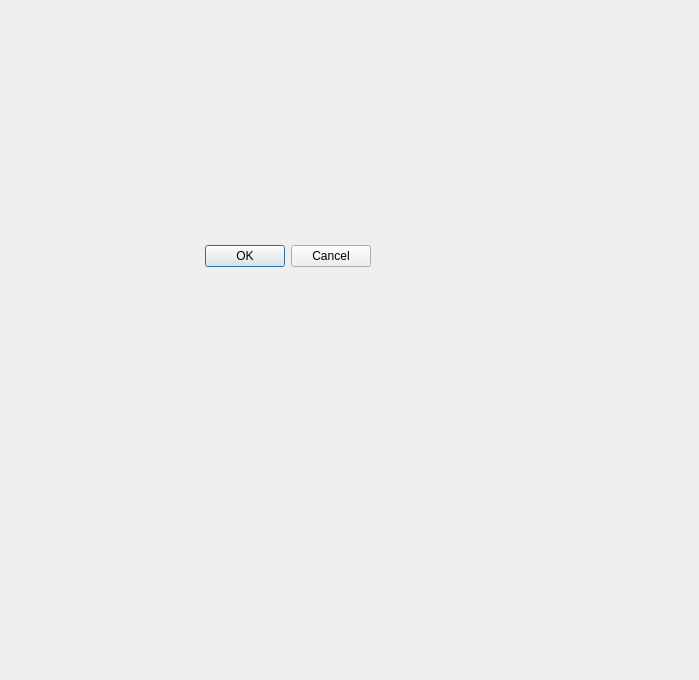
<?xml version="1.0" encoding="UTF-8"?>
<ui version="4.0">
 <class>Dialog</class>
 <widget class="QDialog" name="Dialog">
  <property name="geometry">
   <rect>
    <x>0</x>
    <y>0</y>
    <width>699</width>
    <height>680</height>
   </rect>
  </property>
  <property name="windowTitle">
   <string>Dialog</string>
  </property>
  <widget class="QDialogButtonBox" name="buttonBox">
   <property name="geometry">
    <rect>
     <x>30</x>
     <y>240</y>
     <width>341</width>
     <height>32</height>
    </rect>
   </property>
   <property name="orientation">
    <enum>Qt::Horizontal</enum>
   </property>
   <property name="standardButtons">
    <set>QDialogButtonBox::Cancel|QDialogButtonBox::Ok</set>
   </property>
  </widget>
 </widget>
 <resources/>
 <connections>
  <connection>
   <sender>buttonBox</sender>
   <signal>accepted()</signal>
   <receiver>Dialog</receiver>
   <slot>accept()</slot>
   <hints>
    <hint type="sourcelabel">
     <x>248</x>
     <y>254</y>
    </hint>
    <hint type="destinationlabel">
     <x>157</x>
     <y>274</y>
    </hint>
   </hints>
  </connection>
  <connection>
   <sender>buttonBox</sender>
   <signal>rejected()</signal>
   <receiver>Dialog</receiver>
   <slot>reject()</slot>
   <hints>
    <hint type="sourcelabel">
     <x>316</x>
     <y>260</y>
    </hint>
    <hint type="destinationlabel">
     <x>286</x>
     <y>274</y>
    </hint>
   </hints>
  </connection>
 </connections>
</ui>
